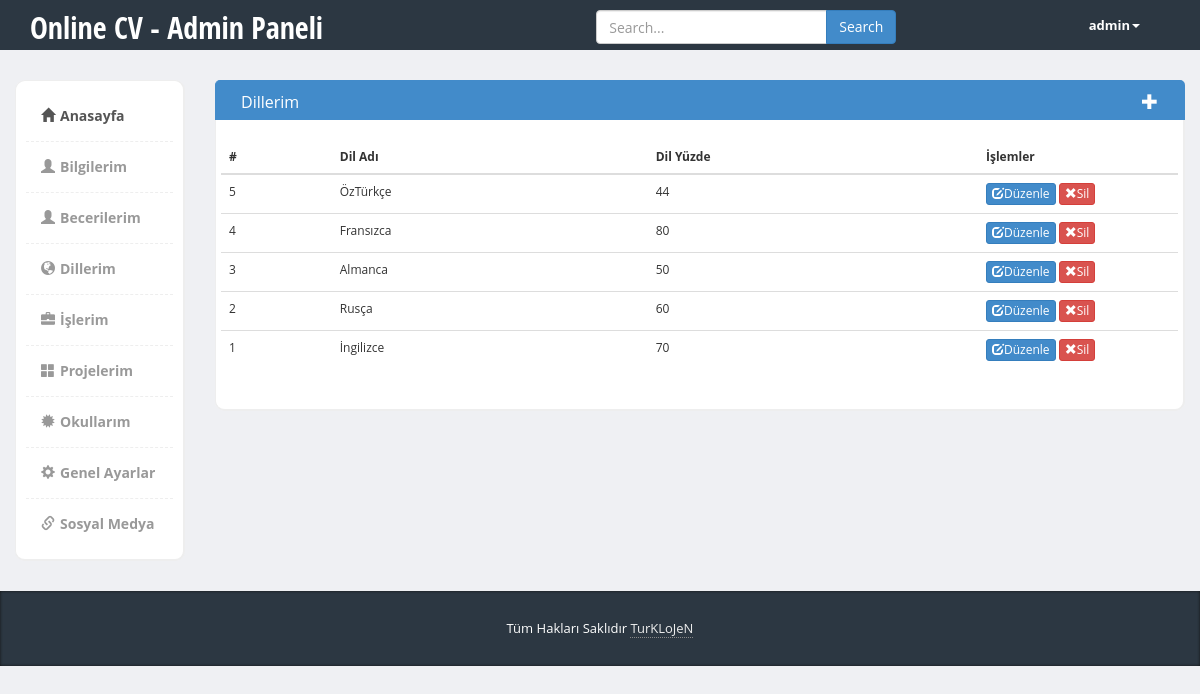
Page /admin/dillerim.php (signed in) on the committed database.
### tables this page shows
CREATE TABLE `ayarlar` (
  `site_id` int(11) NOT NULL,
  `site_title` varchar(255) NOT NULL,
  `site_url` varchar(255) NOT NULL,
  `site_desc` varchar(255) NOT NULL,
  `site_keyw` varchar(255) NOT NULL,
  `site_footer` varchar(255) NOT NULL,
  `site_admin` varchar(255) NOT NULL,
  `site_admin_url` varchar(255) NOT NULL,
  `site_muzik` varchar(500) NOT NULL,
  `site_renk` varchar(255) NOT NULL
);

CREATE TABLE `dillerim` (
  `dil_id` int(11) NOT NULL,
  `dil_adi` varchar(255) NOT NULL,
  `dil_yuzde` varchar(255) NOT NULL
);

### admin/dillerim.php (the view, shortened to what this page needs)
  <?php include 'header.php'; ?>
  <div class="page-content">
  	<div class="row">
  <?php include 'sidebar.php'; ?>
  <div class="col-md-10">
  	<div class="row">
  		<div class="col-md-12 panel-primary">
  			<div class="content-box-header panel-heading">
 					<div class="panel-title ">Dillerim</div>
 					<div class="panel-options">
						<a href="dil-ekle.php" data-rel="collapse" style="color: white;" title="Dil Ekle"><i class="glyphicon glyphicon-plus"></i></a>
					</div>
  			</div>
  			<div class="content-box-large box-with-header">
	  			<div class="row">
	  				<table class="table">
	              <thead>
	                <tr>
	                  <th>#</th>
	                  <th>Dil Adı</th>
	                  <th>Dil Yüzde</th>
	                  <th width="200">İşlemler</th>
	                </tr>
	              </thead>
	              <tbody>
	              	<?php
	              	$query = $db->prepare("SELECT * FROM dillerim ORDER BY dil_id DESC");
	              	$query->execute();
	              	$cek = $query->fetchALL(PDO::FETCH_ASSOC);
	              	foreach ($cek as $row) {
	              		?>
	              	<tr>
	                  <td><?php echo $row["dil_id"] ?></td>
	                  <td><?php echo $row["dil_adi"] ?></td>
	                  <td><?php echo $row["dil_yuzde"] ?></td>
	                  <td>
	                  	<a href="dil-duzenle.php?dil_id=<?php echo $row["dil_id"] ?>"><button class="btn btn-xs btn-primary"><span class="glyphicon glyphicon-edit"></span>Düzenle</button></a>
	                  	<a href="islem.php?dilsil_id=<?php echo $row["dil_id"]; ?>"><button class="btn btn-xs btn-danger"><span class="glyphicon glyphicon-remove"></span>Sil</button></a>
	                  </td>
	                </tr>
	              		<?php
	              	}
	              	 ?>
	              </tbody>
	            </table>
	  			</div>
			</div>
  		</div>
  	</div>
  </div>
</div>
  </div>
  <?php include 'footer.php' ?>

### admin/header.php (shortened to what this page needs)
<?php include '../config.php';
$query = $db->prepare("SELECT * FROM ayarlar");
$query->execute();
$cek = $query->fetch(PDO::FETCH_ASSOC);
 ?>
<!DOCTYPE html>
<html>
  <head>
    <link href="bootstrap/css/bootstrap.min.css" rel="stylesheet">
    <link href="css/styles.css" rel="stylesheet">
  </head>
  <body>
  	<div class="header">
	     <div class="container">
	        <div class="row">
	           <div class="col-md-5">
	              <div class="logo">
	                 <h1><a href="<?php echo $cek["site_admin_url"];	?>"><?php echo $cek["site_admin"]; ?> - Admin Paneli</a></h1>
	              </div>
	           </div>
	           <div class="col-md-5">
	              <div class="row">
	                <div class="col-lg-12">
	                  <div class="input-group form">
	                       <input type="text" class="form-control" placeholder="Search...">
	                       <span class="input-group-btn">
	                         <button class="btn btn-primary" type="button">Search</button>
	                       </span>
	                  </div>
	                </div>
	              </div>
	           </div>
	           <div class="col-md-2">
	              <div class="navbar navbar-inverse" role="banner">
	                  <nav class="collapse navbar-collapse bs-navbar-collapse navbar-right" role="navigation">
	                    <ul class="nav navbar-nav">
	                      <li class="dropdown">
	                        <a href="#" class="dropdown-toggle" data-toggle="dropdown"><?php echo $_SESSION["admin_kadi"]; ?><b class="caret"></b></a>
	                      </li>
	                    </ul>
	                  </nav>
	              </div>
	           </div>
	        </div>
	     </div>
	</div>

### admin/footer.php (shortened to what this page needs)
<?php include '../config.php';
$query = $db->prepare("SELECT * FROM ayarlar");
$query->execute();
$cek = $query->fetch(PDO::FETCH_ASSOC);
 ?>
<footer>
         <div class="container">
            <div class="copy text-center">
               <?php echo $cek["site_footer"]; ?><a href='<?php echo $cek["site_url"]; ?>'>TurKLoJeN</a>
            </div>
         </div>
      </footer>
  </body>
</html>

### admin/css/styles.css (style rules this page uses)
body { font-family: 'Open Sans', sans-serif; background-color: #f7f7f7; position: relative; margin: 0px; font-size: 12px; padding: 0px; }
.page-content > .row { margin-left: 0px !important; margin-right: 0px !important; margin-top: 30px; }
footer { background-color:#2c3742; box-shadow:inset 0px 0px 3px #111; color:#fff; font-size:14px; line-height:25px; padding:10px 0px 10px 0px; bottom: 0px; }
footer a { color:#eee; text-decoration:none; border-bottom:1px dotted #888; }
footer .copy { font-size:13px; margin:15px 0px; }
.header { height:50px; background-color: #2c3742; }
.header .logo h1 { font-size:30px; margin:0px; padding:10px 0px; }
.header .logo h1 a { color:#fff; font-family: 'Open Sans Condensed', sans-serif; }
.header .form { margin-top:10px; width:100%; max-width:300px; margin:10px auto; }
.header .navbar * { box-shadow:none !important; }
.header .navbar { background:none !important; border:0px !important; }
.header .navbar .nav > li > a { color:#fff !important; font-size:13px !important; border-bottom:0px !important; margin-top:0px !important; font-weight:bold; }
.header .navbar-collapse { border:0px !important; }
.header .navbar-nav .caret { border-top-color:#fff !important; border-bottom-color:#fff !important; }
.content-box, .content-box-large { margin-bottom:30px; background:#fff; border-radius:10px; padding:10px; border-left:1px solid #eee; border-top:1px solid #eee; border-right:2px solid #eee; border-bottom:2px solid #eee; }
.content-box-large { padding: 20px; }
.box-with-header { border-top: none; border-top-left-radius:0px; border-top-right-radius:0px; }
.content-box-header { min-height: 40px; font-size: 16px; background:#f5f5f5; border-top-left-radius:5px; border-top-right-radius:5px; padding:10px; border-left:1px solid #eee; border-top:1px solid #eee; border-right:2px solid #eee; }
.content-box-header:after { clear:both; }
body { background-color: #eff0f3; }
.panel-heading>.panel-title, .content-box-header .panel-title { float: left; padding: 10px 15px; padding-top: 0px; }
.panel-heading>.panel-options, .content-box-header .panel-options { float: right; padding-right: 15px; }
.panel-heading>.panel-options>a, .content-box-header .panel-options>a { margin-top: 10px; }

### rows in the picture
ayarlar: site_admin "Online CV", site_footer "Tüm Hakları Saklıdır"
dillerim: dil_id "5", dil_adi "ÖzTürkçe", dil_yuzde "44"
dillerim: dil_id "4", dil_adi "Fransızca", dil_yuzde "80"
dillerim: dil_id "3", dil_adi "Almanca", dil_yuzde "50"
dillerim: dil_id "2", dil_adi "Rusça", dil_yuzde "60"
dillerim: dil_id "1", dil_adi "İngilizce", dil_yuzde "70"

### other values in the picture
$_SESSION["admin_kadi"] "admin"
